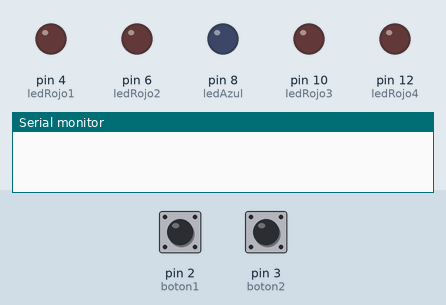
This sketch was run on a simulated Arduino Uno, built with avr-gcc and run on an emulated ATmega328P. Shown: output pins drawn as LEDs (lit = HIGH), the last lines printed to the serial monitor. Dashed ring = blinking. The inputs (shaded band) are chosen by the test bench; at power-on: pin 2 (boton1) LOW, pin 3 (boton2) LOW.

Above: at 1.2 s.
1.3 s: pin 2 (boton1) pulled HIGH for 0.15 s
At 2.8 s:
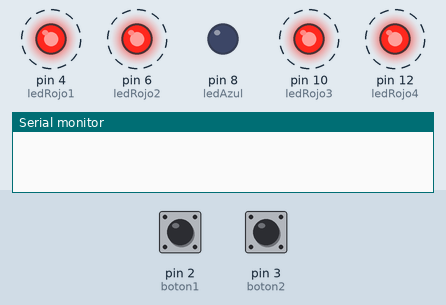
4.4 s: pin 3 (boton2) pulled HIGH for 0.15 s
At 5.1 s:
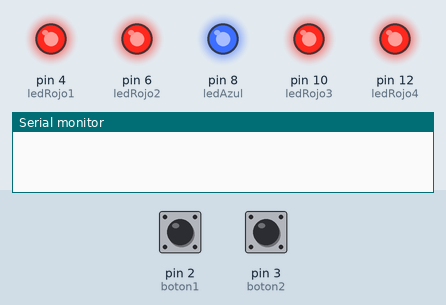
7.5 s: pin 2 (boton1) pulled HIGH for 1 s
At 7.9 s:
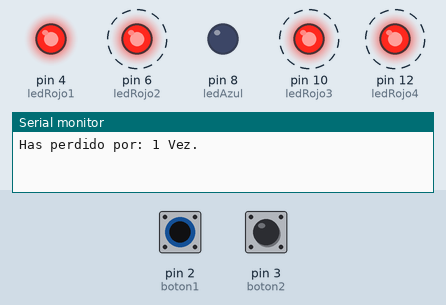
11.0 s: pin 3 (boton2) pulled HIGH for 1 s
At 12.53 s:
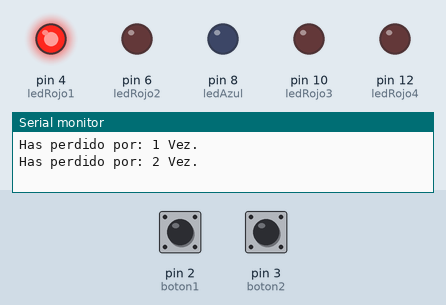
Timing chart, 0 to 15.3 s (numbered marks = the images above; inputs shaded):
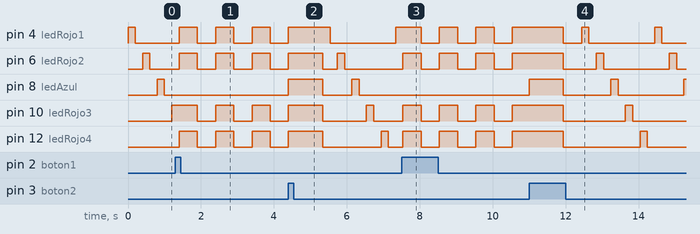

Measured:
- after the input at 1.3 s, pin 4 (ledRojo1), pin 12 (ledRojo4): alternates HIGH for 0.50 s and LOW for 0.50 s, starting after 0.10 s; pin 8 (ledAzul): stays LOW (without the input it goes to HIGH after 1.5 s)
- after the input at 4.4 s, pin 8 (ledAzul): LOW → HIGH at once, → LOW 0.94 s later, → HIGH 0.80 s later, → LOW 0.20 s later
- after the input at 7.5 s, pin 6 (ledRojo2), pin 10 (ledRojo3): alternates HIGH for 0.50 s and LOW for 0.50 s, starting at once; pin 8 (ledAzul): stops changing and stays LOW
- after the input at 11.0 s, pin 8 (ledAzul): goes HIGH 0.94 s, LOW 1.3 s, HIGH 0.20 s, LOW 1.8 s, then HIGH, starting at once

The sketch:

LedsDeLaFortuna.ino
```cpp
// INICIALIZACION DE VARIABLES USADAS
int ledRojo1 = 4;
int ledRojo2 = 6;
int ledRojo3 = 10;
int ledRojo4 = 12;
int ledAzul = 8;
int boton1 = 2;
int boton2 = 3;

// VARIABLES CONTADORAS DE PERDIDAS Y GANADAS
int vecesPerdido = 0;
int vecesGanado = 0;

// VARIABLE PARA CASO DONDE SE GANA Y SE OMITE PRENDER LOS OTROS LEDS
bool omitirGanador = false;

// VARIABLES PARA CASOS DONDE SE PIERDE Y SE OMITE PRENDER LOS OTROS LEDS
bool omitirPerdedor = false;
bool omitirPerdedor1 = false;
bool omitirPerdedor2 = false;
bool omitirPerdedor3 = false;

// VARIABLE PARA DETERMINAR SI ES PERDEDOR
bool esPerdedor = false;
// VARIABLE PARA DETERMINAR SI ES PERDEDOR
bool esGanador = false;

void setup() {
// DECLARACION DE TODO LO NECDESARIO PARA EL FUNCIONAMIENTO DEL PROGRAMA
  Serial.begin(9600);
  pinMode(ledRojo1, OUTPUT);
  pinMode(ledRojo2, OUTPUT);
  pinMode(ledRojo3, OUTPUT);
  pinMode(ledRojo4, OUTPUT);
  pinMode(ledAzul, OUTPUT);
  pinMode(boton1, INPUT);
  pinMode(boton2, INPUT);
  attachInterrupt(digitalPinToInterrupt(2), IntentoGanar, RISING);
  attachInterrupt(digitalPinToInterrupt(3), ReiniciarJuego, RISING);
}


void loop() {
  ApagarLeds();
  // CASO GANADOR
  if (esGanador == true) {
    digitalWrite(ledAzul, HIGH);
    delay(500);
    digitalWrite(ledAzul, LOW);
    delay(500);
  } else {
    // CASO PERDEDOR
    if (esPerdedor == true) {

      digitalWrite(ledRojo1, HIGH);
      digitalWrite(ledRojo2, HIGH);
      digitalWrite(ledRojo3, HIGH);
      digitalWrite(ledRojo4, HIGH);
      delay(500);
      digitalWrite(ledRojo1, LOW);
      digitalWrite(ledRojo2, LOW);
      digitalWrite(ledRojo3, LOW);
      digitalWrite(ledRojo4, LOW);
      delay(500);

    } else {
      // CASO NI PERDEDOR NI GANADOR
      digitalWrite(ledRojo1, HIGH);
      delay(200);
      digitalWrite(ledRojo1, LOW);
      if (omitirPerdedor == false) {
        delay(200);
        digitalWrite(ledRojo2, HIGH);
        delay(200);
        digitalWrite(ledRojo2, LOW);
        // SI ES PERDEDOR EN ESTE LED OMITIMOS TODO EL CODIGO
        if (omitirPerdedor1 == false) {
          delay(200);
          digitalWrite(ledAzul, HIGH);
          delay(200);
          digitalWrite(ledAzul, LOW);
          // SI ES GANADOR OMITIMOS TODO EL CODIGO
          if (omitirGanador == false) {
            delay(200);
            digitalWrite(ledRojo3, HIGH);
            delay(200);
            digitalWrite(ledRojo3, LOW);
            // SI ES PERDEDOR EN ESTE LED OMITIMOS TODO EL CODIGO
            if (omitirPerdedor2 == false) {
              delay(200);
              digitalWrite(ledRojo4, HIGH);
              delay(200);
              digitalWrite(ledRojo4, LOW);
              // SI ES PERDEDOR EN ESTE LED OMITIMOS TODO EL CODIGO
              if (omitirPerdedor3 == false) {
                delay(200);
              }
            }
          }
        }
      }
    }
  }
}


// FUNCION PARA COMPROBAR SI SE GANO
void IntentoGanar() {
  if (digitalRead(ledAzul) == HIGH) {
    esGanador = true;
    omitirGanador = true;
  } else {
    esPerdedor = true;
    omitirPerdedor = true;
    ;
    omitirPerdedor1 = true;
    omitirPerdedor2 = true;
    omitirPerdedor3 = true;
  }
}

// FUNCION PARA REINICIAR EL JUEGO
void ReiniciarJuego() {
  if (digitalRead(ledAzul) == HIGH) {
    if (esGanador == true) {
      digitalWrite(ledAzul, HIGH);
      digitalWrite(ledRojo1, HIGH);
      digitalWrite(ledRojo2, HIGH);
      digitalWrite(ledRojo3, HIGH);
      digitalWrite(ledRojo4, HIGH);
      delay(200000);
      vecesGanado++;
      Serial.println("Has ganado por: " + String(vecesGanado) + " Vez.\n");
      esGanador = false;
      omitirGanador = false;
    }
  } else {
    if (esPerdedor == true) {
      digitalWrite(ledAzul, HIGH);
      digitalWrite(ledRojo1, HIGH);
      digitalWrite(ledRojo2, HIGH);
      digitalWrite(ledRojo3, HIGH);
      digitalWrite(ledRojo4, HIGH);
      delay(200000);
      vecesPerdido++;
      Serial.println("Has perdido por: " + String(vecesPerdido) + " Vez.\n");
      esPerdedor = false;
      omitirPerdedor = false;
      omitirPerdedor1 = false;
      omitirPerdedor2 = false;
      omitirPerdedor3 = false;
    }
  }
  ApagarLeds();
}

// FUNCION PARA APAGAR LOS LEDS
void ApagarLeds() {
  digitalWrite(ledAzul, LOW);
  digitalWrite(ledRojo1, LOW);
  digitalWrite(ledRojo2, LOW);
  digitalWrite(ledRojo3, LOW);
  digitalWrite(ledRojo4, LOW);
}
```
